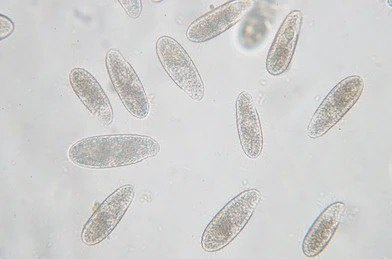
#> input picture sight-spectacle👁️/simplest-beasts🐣/IM0.jpg, 392 x 259 px, found by its file name
$ python cv_anna.py
#> lines starting #> are read from the running program, lines starting #| are printed output that depends on the picture; after the words box and inside, x2 and y2 are one past the last pixel; in counts of white or black regions, pixels touching at a corner belong together
# -*- coding: utf-8 -*-
"""CV_Anna.ipynb

Automatically generated by Colab.

Original file is located at
    https://colab.research.google.com/drive/1U4EFOwxaiJw16JsH6qAcbK4s6eiKgD3n
"""

# Commented out IPython magic to ensure Python compatibility.
# %matplotlib inline

from google.colab import drive
drive.mount('/content/drive')

import numpy as np
import matplotlib.pyplot as plt
from scipy import ndimage as ndi
from scipy.signal import find_peaks
import pandas as pd
from skimage.color import rgb2gray
from skimage.exposure import histogram, cumulative_distribution
from skimage.util import img_as_ubyte, invert, img_as_float
from skimage.feature import peak_local_max
from skimage.segmentation import watershed, find_boundaries, relabel_sequential, clear_border
from skimage import measure
from skimage import morphology
from skimage import filters
import math
from collections import defaultdict
import plotly
import plotly.express as px
import plotly.graph_objects as go

from sklearn import feature_extraction
from sklearn.cluster import spectral_clustering

import seaborn as sns

TEM_Image = plt.imread('/content/drive/MyDrive/Colab Notebooks/IM0.jpg')
#> TEM_Image is the input picture: shape (259, 392, 3); mean R, G, B 208.7, 208.5, 207.7
TEM_Image = invert(img_as_ubyte(rgb2gray(TEM_Image)))
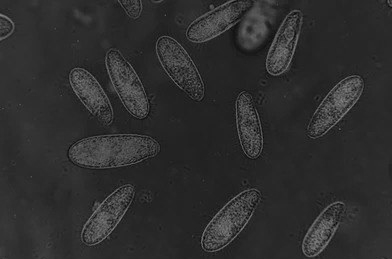
#> TEM_Image: shape (259, 392); min 1, max 144, mean 46.4
plt.imshow(TEM_Image, cmap='gray')

hi_ins, bins = histogram(TEM_Image) #получение гистаграммы
#> hi_ins = 144 values, max 7001 at index 39, min 0 at index 1, mean 705.1; bins = 144 values from 1 to 144
cdf, cdf_bins = cumulative_distribution(TEM_Image)
#> cdf = 144 values from 1.97e-05 to 1; cdf_bins = 144 values from 1 to 144
hi_ins = np.array(hi_ins/hi_ins.max()) #нормирование по самому интенсивному пику
#> hi_ins = 144 values, max 1 at index 39, min 0 at index 1, mean 0.101
xi_max, peaks_propeties = find_peaks(hi_ins, height=0,  prominence=0, width=4, distance=1) #нахождение пиков и их характеристик
#> xi_max = [39, 75]; peaks_propeties = {'peak_heights': [1, 0.052], 'prominences': [1, 0.00471], 'left_bases': [4, 73], 'right_bases': [131, 131], 'widths': [11.03, 4.5], 'width_heights': [0.5, 0.0496], 'left_ips': [33.45, 73.66], 'right_ips': [44.48, 78.16]}
df_peaks = pd.DataFrame(peaks_propeties) #таблица характеристик пиков
#> df_peaks = table of 2 rows and 8 columns
df_peaks.insert(0,'x of peaks', xi_max) #добавление столбца с координатой пика x
df_peaks['widths'] = round(df_peaks['widths']).astype(int)
df_peaks['left_ips'] = round(df_peaks['left_ips']).astype(int)
df_peaks['right_ips'] = round(df_peaks['right_ips']).astype(int)
df_peaks['true_left_bases'] = round(((df_peaks['left_bases']-(1-(df_peaks['peak_heights']/df_peaks['prominences']))*(df_peaks['left_ips']-df_peaks['x of peaks']))+df_peaks['left_bases'])/2).astype(int) #поправка

df_peaks


fig = plt.figure()
plt.plot(bins, hi_ins)
plt.scatter(xi_max, df_peaks['peak_heights'],c='black', marker='X')
plt.scatter(df_peaks['left_ips'], hi_ins[df_peaks['left_ips']],c='green', marker='X')
plt.scatter(df_peaks['right_ips'], hi_ins[df_peaks['right_ips']],c='green', marker='X')
plt.scatter(df_peaks['left_bases'], hi_ins[df_peaks['left_bases']],c='red', marker='X')

back_board=((2*(df_peaks['right_ips'][0]-df_peaks['x of peaks'][0])+df_peaks['x of peaks'][0])+df_peaks['left_bases'][1])/2 #точка разделение двух пиков
#> back_board = 61
back = TEM_Image < back_board
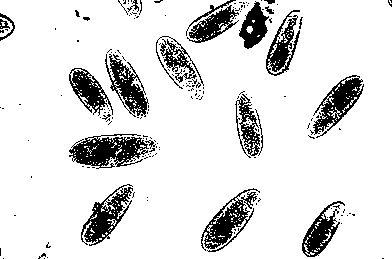
#> back: shape (259, 392) bool; 87.2% white; 188 black regions (164 under 20 px), largest, box (x1, y1, x2, y2) and area: (69, 134, 149, 169) 1617, (201, 188, 260, 252) 1276, (313, 75, 364, 138) 1200
TEM_Image_zb = TEM_Image.copy()
TEM_Image_zb[back]=0 #мы до этой границы зануляем, делаем фон полностью черным
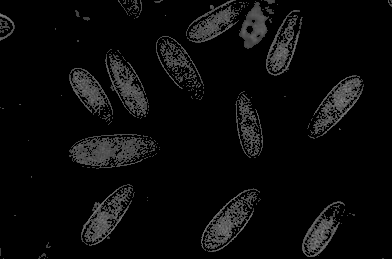
#> TEM_Image_zb: shape (259, 392); min 0, max 144, mean 10.2

#удаляем сначала маленькиие отверстия, потом маленькие объекты, использованное изображение должно быть типом bool, поэтому TEM_Image_zb > 0
#TEM_Image_hz = morphology.remove_small_objects(morphology.remove_small_holes(TEM_Image_zb > 0))
TEM_Image_hz = morphology.convex_hull_object(TEM_Image_zb>0) #превращаем клетки в выпуклые фигуры
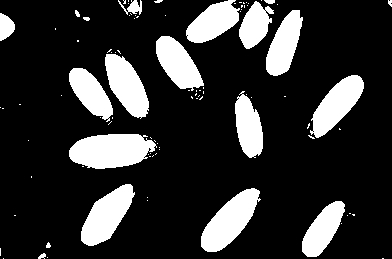
#> TEM_Image_hz: shape (259, 392) bool; 19.3% white; 95 white regions (75 under 20 px), largest, box (x1, y1, x2, y2) and area: (69, 134, 157, 169) 2329, (201, 188, 261, 252) 1973, (81, 184, 135, 246) 1827
TEM_Image_hz = morphology.remove_small_objects(morphology.remove_small_holes(TEM_Image_hz))
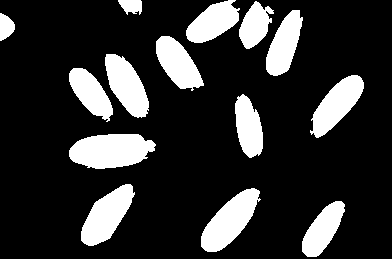
#> TEM_Image_hz: shape (259, 392) bool; 19% white; 14 white regions
print(df_peaks['true_left_bases'][1])
#| 68
print(df_peaks['left_bases'][1])
#| 73

fig, ax = plt.subplots(nrows=1, ncols=2)
ax[0].imshow(TEM_Image_zb, cmap='gray')
ax[0].set_title('Background=0')
ax[0].axis('off')
ax[1].imshow(TEM_Image_hz, cmap='gray')
ax[1].set_title('foreground=True')
ax[1].axis('off')

labels=measure.label(TEM_Image_hz) #определяем отдельно стоящие объекты и присваиваем им номер
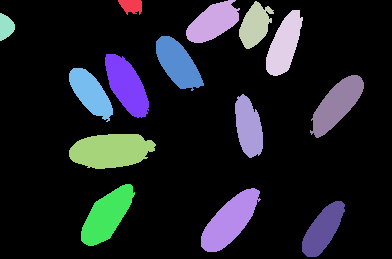
#> labels: shape (259, 392) int32; 15 distinct labels, from 0 to 14; one colour per label, 0 black
regions=measure.regionprops(labels) #определяем свойства объектов
#> regions = 14 regions; largest, box (x1, y1, x2, y2) and area: (69, 134, 156, 169) 2322, (201, 188, 261, 252) 1973, (81, 184, 135, 246) 1827, (310, 75, 364, 138) 1686, (105, 54, 149, 118) 1679

fig, ax = plt.subplots()
ax.imshow(TEM_Image_zb, cmap='gray')
ax.imshow(labels, cmap='Paired', alpha=0.7)
ax.set_title('Segmentation Image with labels')
for props in regions:
    y0, x0 = props.centroid #координаты центра объекта
    ax.text(x0, y0, props.label) #пишем номер
#> this loop made 14 passes
#> (y0, x0) on passes 1 to 12: (5.6, 131), (21.81, 212.7), (24.89, 254.6), (44.12, 283.9), (26.46, 5.58), (63.14, 177.5), (85.09, 126.4), (92.66, 90.21), (104.1, 336.5), (126.8, 248.2), (150.3, 110.6), (215.2, 106.4)

df_regions = pd.DataFrame (measure.regionprops_table (labels, intensity_image=TEM_Image_zb, #аналогичная функция regionprops только для таблицы, тут надо указать какие свойства добавить в столбцы
properties=(
    'label',
    'solidity',
    'extent',
    'eccentricity',
    'equivalent_diameter_area',
    'feret_diameter_max',
    'axis_major_length',
    'axis_minor_length',
    'perimeter',
    'area')))
#> df_regions = table of 14 rows and 10 columns

df_regions

fig = px.imshow(TEM_Image_zb, binary_string=True)
fig.update_traces(hoverinfo='skip')  # hover is only for label info

properties = ['area']

# For each label, add a filled scatter trace for its contour,
# and display the properties of the label in the hover of this trace.
for index in range(0, labels.max()):
    label_i = regions[index].label
    contour = measure.find_contours(labels == label_i, 0.5)[0]
    y, x = contour.T
    hoverinfo = ''
    for k in range(len(properties)):
        hoverinfo += f'<b>{properties[k]}: {getattr(regions[index], properties[k]):.4f}</b><br>'
    fig.add_trace(
        go.Scatter(
            x=x,
            y=y,
            name=str(label_i),
            mode='lines',
            fill='toself',
            showlegend=False,
            hovertemplate=hoverinfo,
            hoveron='points+fills',
        )
    )

plotly.io.show(fig)
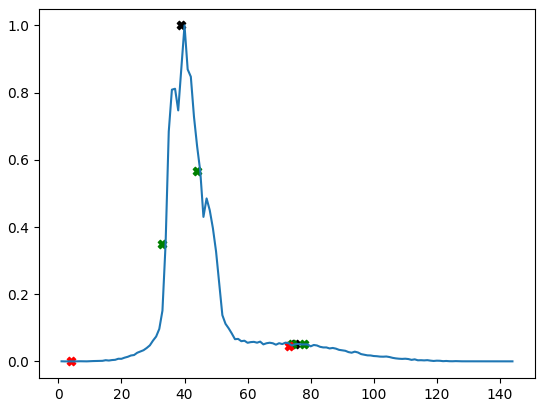
#> figure drawn by matplotlib, 1 panel; curve peaks at x = 40, y = 1
